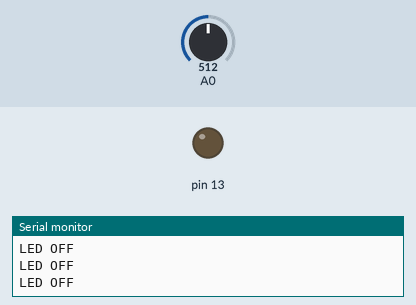
This sketch was run on a simulated Arduino Uno, built with avr-gcc and run on an emulated ATmega328P. Shown: output pins drawn as LEDs (lit = HIGH), the last lines printed to the serial monitor. The inputs (shaded band) are chosen by the test bench; at power-on: A0 = 512.

Above: at 1.2 s.
1.3 s: A0 set to 318
4.3 s: A0 set to 288
At 5.6 s:
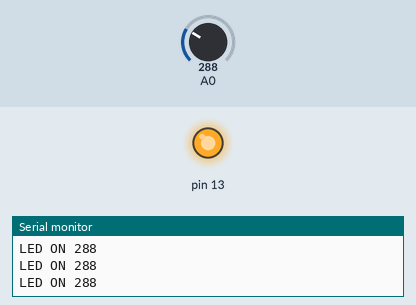
Timing chart, 0 to 7.3 s (numbered marks = the images above; inputs shaded):
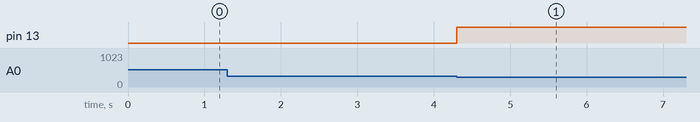

The sketch:

Traffic-Light1.ino
```cpp
//int sensorPin = A0;
//int ledPin = 13;

void setup()
{
  Serial.begin(9600);
  pinMode(A0, INPUT);
  pinMode(13, OUTPUT);
}
void loop()
{
  int sensorValue = analogRead(A0);
  if( sensorValue <= 300 )  // Change the value as per your requirement
  {
    digitalWrite(13, HIGH);
    Serial.print("LED ON ");
    Serial.println(sensorValue);
    delay(100);
  }
  else
  {
    digitalWrite(13, LOW);
    Serial.println("LED OFF");
  }
}
```

Measured:
- the behaviour switches between 301 and 300 on A0 (found by bisection; images 0 and 1)
- after the input at 4.3 s, pin 13: LOW → HIGH at once
